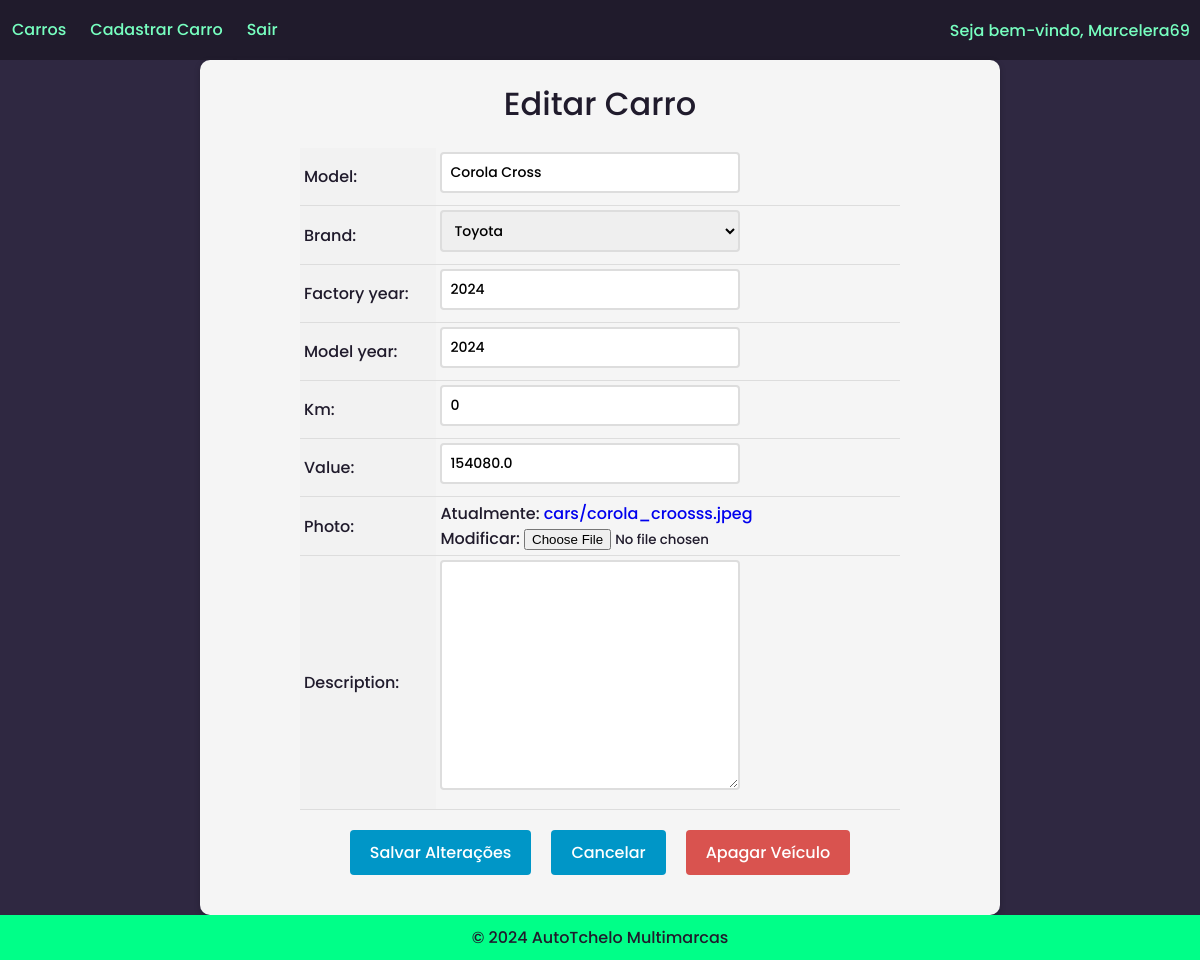
The page /car/19/update (signed in) on the database as committed earlier.
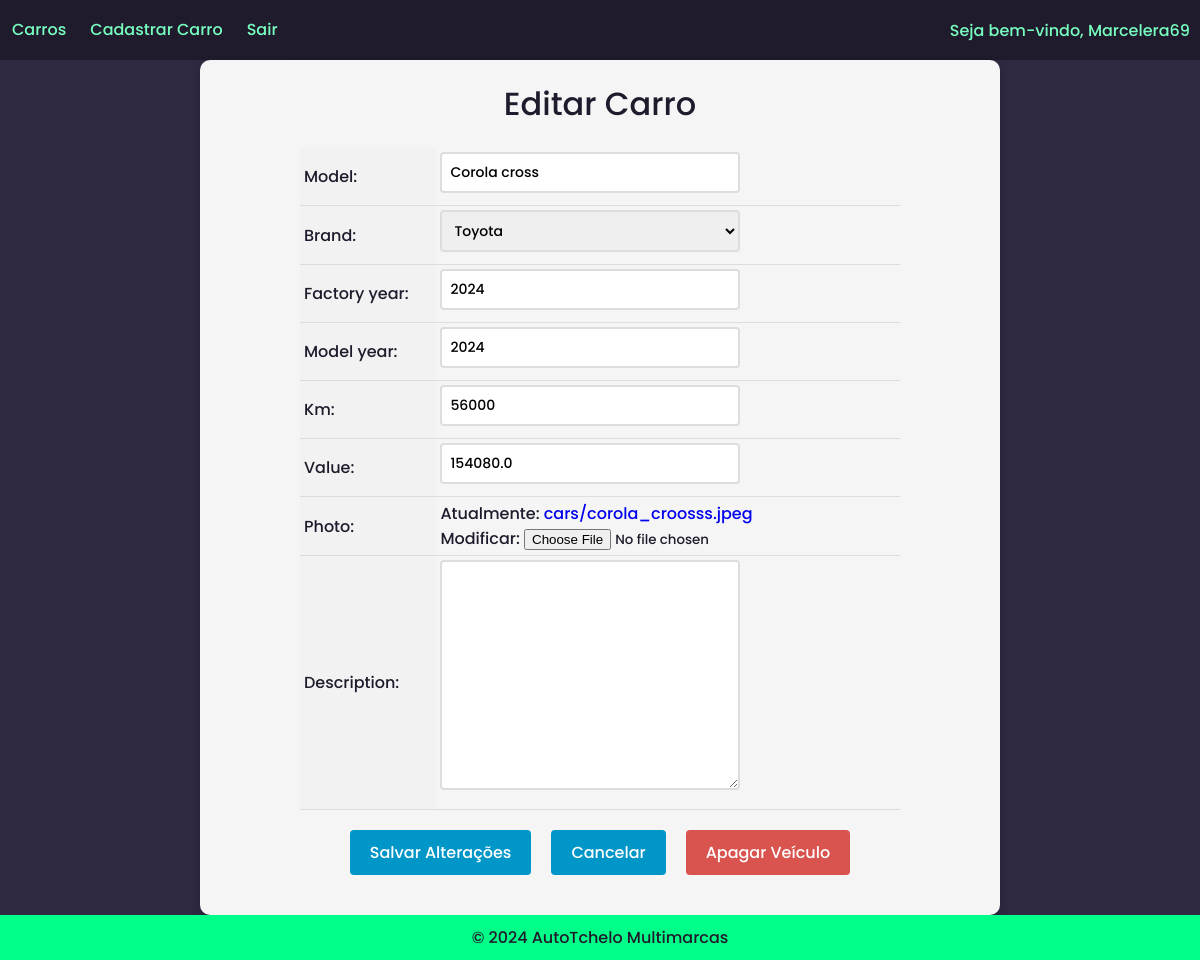
The same page on the database as committed later.
### cars/models.py (models this page shows, shortened)
class Car(models.Model):
    id = models.AutoField(primary_key=True)
    model = models.CharField(max_length=200)
    brand = models.ForeignKey(Brand, on_delete=models.PROTECT, related_name='car_brand')
    factory_year= models.IntegerField()
    model_year= models.IntegerField()
    km = models.IntegerField()
    value= models.FloatField()
    photo = models.ImageField(upload_to='cars/')
    description = models.TextField(max_length=1500, blank=True, null=True)

### cars/views.py (the view, shortened to what this page needs)
# urls.py: path('car/<int:pk>/update', CarUpdateView.as_view(), name='car_update'),
@method_decorator(login_required(login_url='login'), name='dispatch')
class CarUpdateView(UpdateView):
    model = Car
    form_class = CarForm
    template_name = 'car_update.html'

### cars/forms.py (shortened to what this page needs)
class CarForm(forms.ModelForm):
    class Meta():
        model = Car
        fields = '__all__'

### cars/models.py (called while the page is built)
    def __str__(self):
        return self.name

### cars/templates/car_update.html (shortened to what this page needs)
{% extends "base.html" %}
{% block content %}
  <form method="post" enctype="multipart/form-data">
    <h1>Editar Carro</h1>
    <table>
      {{ form.as_table }}
    </table>
    <div>
      <div class="buttons-container">
        <input type="submit" value="Salvar Alterações" class="btn btn-primary">
        <a href="{% url 'cars_list' %}" class="btn btn-secondary">Cancelar</a>
        <a href="{% url 'car_delete' pk=object.pk %}" class="btn btn-danger">Apagar Veículo</a>
       </div>
      </div>
  </form>
{% endblock %}

Rows that differ between the two databases and show on the page:
changed Car "Toyota": model "Corola Cross" → "Corola cross"; km "0" → "56000"
